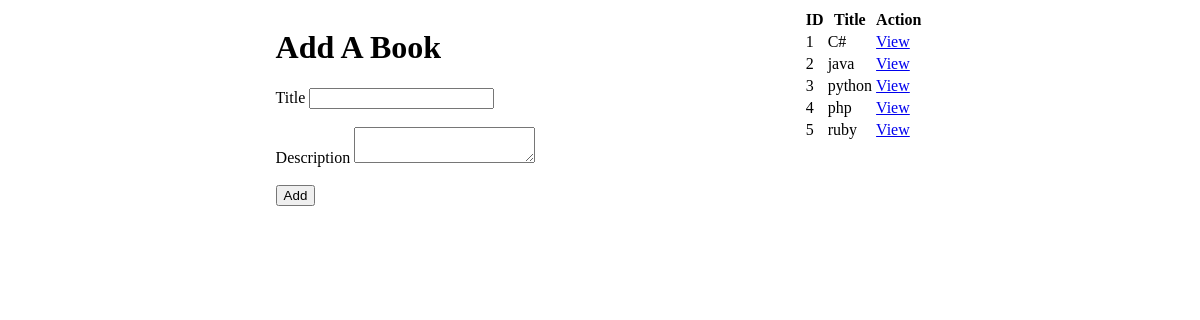
The app's page /, older data.
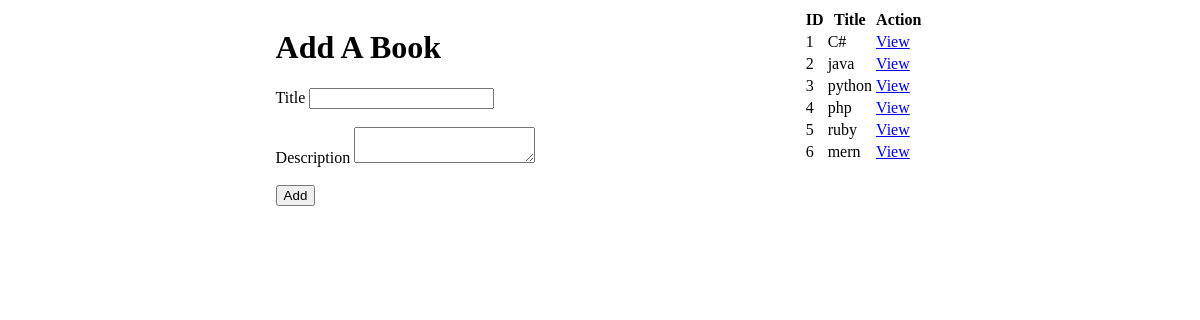
The same page, newer data.
### bookapp/models.py (models this page shows)
class Book(models.Model):
    title = models.CharField(max_length=255)
    desc=models.TextField()
    created_at = models.DateTimeField(auto_now_add=True)
    updated_at = models.DateTimeField(auto_now=True)

### bookapp/views.py (the view)
# urls.py: path('', views.index),
def index(request):
    context={
        'x':Book.objects.all()
            }
    return render(request,"index.html",context)

### bookapp/templates/index.html (shortened to what this page needs)
<!DOCTYPE html>
<html lang="en">
<head>
</head>
<body>
    <div class="main">
        <div class="left">
            <form action="addbook" method="POST">
                <h1>Add A Book</h1>
                <label for="title"> Title</label>
                <input name="title" type="text">
                <br><br>
                <label for="desc">Description</label>
                <textarea name="desc"></textarea>
                <br><br>
                <button type="submit">Add</button>
            </form>
        </div>
        <div clas="right">
            <table>
                <tr>
                  <th>ID</th>
                  <th>Title</th>
                  <th>Action</th>
                </tr>
                {%for i in x%}
                <tr>
                  <td>{{i.id}}</td>
                  <td>{{i.title}}</td>
                  <td><a href="/books/{{i.id}}">View</aa></td>
                </tr>
                {%endfor%}
              </table>
        </div>
    </div>
</body>
</html>

Row changes from the older to the newer data that the page shows:
added Book: id "6", title "mern"
